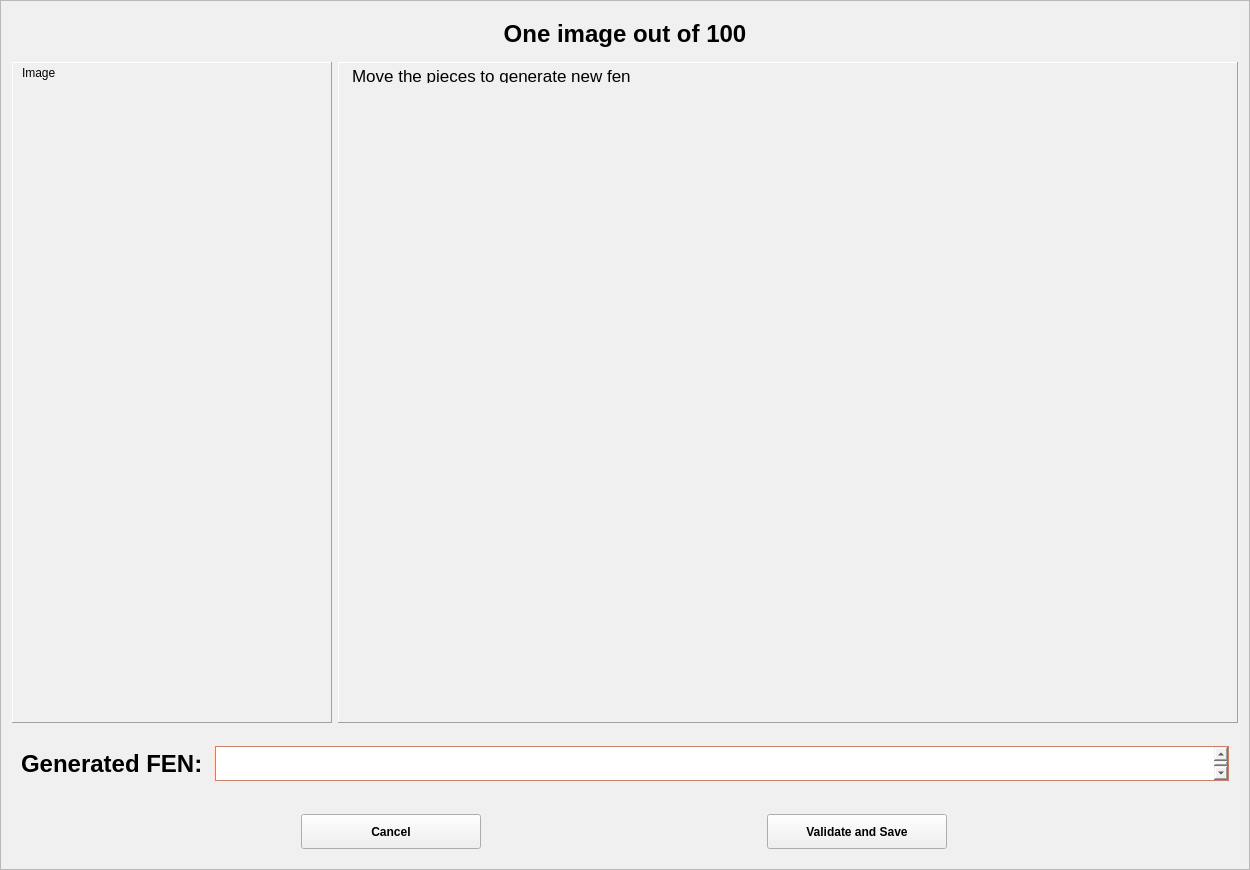
<?xml version="1.0" encoding="UTF-8"?>
<ui version="4.0">
 <class>ValidationWindow</class>
 <widget class="QWidget" name="ValidationWindow">
  <property name="geometry">
   <rect>
    <x>0</x>
    <y>0</y>
    <width>1250</width>
    <height>870</height>
   </rect>
  </property>
  <property name="font">
   <font>
    <family>Arial</family>
   </font>
  </property>
  <property name="windowTitle">
   <string>Form</string>
  </property>
  <layout class="QVBoxLayout" name="verticalLayout">
   <property name="spacing">
    <number>0</number>
   </property>
   <property name="leftMargin">
    <number>0</number>
   </property>
   <property name="topMargin">
    <number>0</number>
   </property>
   <property name="rightMargin">
    <number>0</number>
   </property>
   <property name="bottomMargin">
    <number>0</number>
   </property>
   <item>
    <widget class="QFrame" name="central_widget_frame">
     <property name="font">
      <font>
       <family>Arial</family>
      </font>
     </property>
     <property name="frameShape">
      <enum>QFrame::StyledPanel</enum>
     </property>
     <property name="frameShadow">
      <enum>QFrame::Raised</enum>
     </property>
     <layout class="QVBoxLayout" name="shadow_layout">
      <property name="spacing">
       <number>0</number>
      </property>
      <property name="leftMargin">
       <number>2</number>
      </property>
      <property name="topMargin">
       <number>2</number>
      </property>
      <property name="rightMargin">
       <number>2</number>
      </property>
      <property name="bottomMargin">
       <number>2</number>
      </property>
      <item>
       <widget class="QFrame" name="background_frame">
        <property name="font">
         <font>
          <family>Arial</family>
         </font>
        </property>
        <property name="styleSheet">
         <string notr="true">background-color: #f0f0f0;</string>
        </property>
        <property name="frameShape">
         <enum>QFrame::NoFrame</enum>
        </property>
        <property name="frameShadow">
         <enum>QFrame::Raised</enum>
        </property>
        <layout class="QVBoxLayout" name="verticalLayout_3">
         <property name="spacing">
          <number>0</number>
         </property>
         <property name="leftMargin">
          <number>0</number>
         </property>
         <property name="topMargin">
          <number>0</number>
         </property>
         <property name="rightMargin">
          <number>0</number>
         </property>
         <property name="bottomMargin">
          <number>0</number>
         </property>
         <item>
          <widget class="QFrame" name="content_frame">
           <property name="font">
            <font>
             <family>Arial</family>
            </font>
           </property>
           <property name="frameShape">
            <enum>QFrame::NoFrame</enum>
           </property>
           <property name="frameShadow">
            <enum>QFrame::Raised</enum>
           </property>
           <layout class="QVBoxLayout" name="verticalLayout_5">
            <item>
             <widget class="QFrame" name="frame">
              <property name="minimumSize">
               <size>
                <width>0</width>
                <height>0</height>
               </size>
              </property>
              <property name="font">
               <font>
                <family>Arial</family>
               </font>
              </property>
              <property name="frameShape">
               <enum>QFrame::NoFrame</enum>
              </property>
              <property name="frameShadow">
               <enum>QFrame::Raised</enum>
              </property>
              <layout class="QHBoxLayout" name="horizontalLayout_4">
               <property name="spacing">
                <number>0</number>
               </property>
               <property name="leftMargin">
                <number>0</number>
               </property>
               <property name="topMargin">
                <number>8</number>
               </property>
               <property name="rightMargin">
                <number>0</number>
               </property>
               <property name="bottomMargin">
                <number>8</number>
               </property>
               <item>
                <widget class="QLabel" name="count_images_label">
                 <property name="maximumSize">
                  <size>
                   <width>16777215</width>
                   <height>16777215</height>
                  </size>
                 </property>
                 <property name="font">
                  <font>
                   <family>Arial</family>
                   <pointsize>18</pointsize>
                   <italic>false</italic>
                   <bold>true</bold>
                  </font>
                 </property>
                 <property name="styleSheet">
                  <string notr="true">color: black;
</string>
                 </property>
                 <property name="text">
                  <string>One image out of 100</string>
                 </property>
                 <property name="alignment">
                  <set>Qt::AlignCenter</set>
                 </property>
                </widget>
               </item>
              </layout>
             </widget>
            </item>
            <item>
             <widget class="QFrame" name="image_board_frame">
              <property name="minimumSize">
               <size>
                <width>940</width>
                <height>370</height>
               </size>
              </property>
              <property name="font">
               <font>
                <family>Arial</family>
               </font>
              </property>
              <property name="frameShape">
               <enum>QFrame::NoFrame</enum>
              </property>
              <property name="frameShadow">
               <enum>QFrame::Sunken</enum>
              </property>
              <layout class="QHBoxLayout" name="horizontalLayout">
               <property name="spacing">
                <number>-1</number>
               </property>
               <property name="leftMargin">
                <number>0</number>
               </property>
               <property name="topMargin">
                <number>0</number>
               </property>
               <property name="rightMargin">
                <number>0</number>
               </property>
               <property name="bottomMargin">
                <number>0</number>
               </property>
               <item>
                <widget class="QFrame" name="image_frame">
                 <property name="minimumSize">
                  <size>
                   <width>0</width>
                   <height>350</height>
                  </size>
                 </property>
                 <property name="font">
                  <font>
                   <family>Arial</family>
                  </font>
                 </property>
                 <property name="frameShape">
                  <enum>QFrame::Panel</enum>
                 </property>
                 <property name="frameShadow">
                  <enum>QFrame::Raised</enum>
                 </property>
                 <layout class="QVBoxLayout" name="verticalLayout_2">
                  <property name="topMargin">
                   <number>0</number>
                  </property>
                  <item>
                   <widget class="QLabel" name="imge_label">
                    <property name="minimumSize">
                     <size>
                      <width>0</width>
                      <height>0</height>
                     </size>
                    </property>
                    <property name="maximumSize">
                     <size>
                      <width>16777215</width>
                      <height>20</height>
                     </size>
                    </property>
                    <property name="font">
                     <font>
                      <family>Arial</family>
                     </font>
                    </property>
                    <property name="styleSheet">
                     <string notr="true">color: black;</string>
                    </property>
                    <property name="lineWidth">
                     <number>1</number>
                    </property>
                    <property name="text">
                     <string>Image</string>
                    </property>
                    <property name="margin">
                     <number>0</number>
                    </property>
                   </widget>
                  </item>
                  <item>
                   <widget class="QLabel" name="chess_img_label">
                    <property name="minimumSize">
                     <size>
                      <width>300</width>
                      <height>300</height>
                     </size>
                    </property>
                    <property name="font">
                     <font>
                      <family>Arial</family>
                     </font>
                    </property>
                    <property name="styleSheet">
                     <string notr="true">margin-top: 20px;</string>
                    </property>
                    <property name="text">
                     <string/>
                    </property>
                   </widget>
                  </item>
                 </layout>
                </widget>
               </item>
               <item>
                <widget class="QFrame" name="board_frame">
                 <property name="minimumSize">
                  <size>
                   <width>0</width>
                   <height>350</height>
                  </size>
                 </property>
                 <property name="font">
                  <font>
                   <family>Arial</family>
                  </font>
                 </property>
                 <property name="frameShape">
                  <enum>QFrame::Panel</enum>
                 </property>
                 <property name="frameShadow">
                  <enum>QFrame::Raised</enum>
                 </property>
                 <layout class="QVBoxLayout" name="verticalLayout_4">
                  <property name="spacing">
                   <number>-1</number>
                  </property>
                  <property name="topMargin">
                   <number>0</number>
                  </property>
                  <item>
                   <widget class="QLabel" name="move_pieces_label">
                    <property name="maximumSize">
                     <size>
                      <width>16777215</width>
                      <height>25</height>
                     </size>
                    </property>
                    <property name="font">
                     <font>
                      <family>Arial</family>
                      <pointsize>13</pointsize>
                     </font>
                    </property>
                    <property name="styleSheet">
                     <string notr="true">color: black;
margin-bottom: 5px;
padding-top: 5px;</string>
                    </property>
                    <property name="text">
                     <string>Move the pieces to generate new fen</string>
                    </property>
                   </widget>
                  </item>
                  <item>
                   <widget class="QGraphicsView" name="chess_graphic_view">
                    <property name="minimumSize">
                     <size>
                      <width>300</width>
                      <height>300</height>
                     </size>
                    </property>
                    <property name="font">
                     <font>
                      <family>Arial</family>
                     </font>
                    </property>
                    <property name="frameShape">
                     <enum>QFrame::NoFrame</enum>
                    </property>
                   </widget>
                  </item>
                 </layout>
                </widget>
               </item>
              </layout>
             </widget>
            </item>
            <item>
             <widget class="QFrame" name="generated_fen_frame">
              <property name="maximumSize">
               <size>
                <width>16777215</width>
                <height>70</height>
               </size>
              </property>
              <property name="font">
               <font>
                <family>Arial</family>
               </font>
              </property>
              <property name="frameShape">
               <enum>QFrame::NoFrame</enum>
              </property>
              <property name="frameShadow">
               <enum>QFrame::Raised</enum>
              </property>
              <layout class="QHBoxLayout" name="horizontalLayout_2">
               <property name="topMargin">
                <number>0</number>
               </property>
               <property name="bottomMargin">
                <number>0</number>
               </property>
               <item>
                <widget class="QLabel" name="generated_fen_label">
                 <property name="font">
                  <font>
                   <family>Arial</family>
                   <pointsize>18</pointsize>
                   <bold>true</bold>
                  </font>
                 </property>
                 <property name="styleSheet">
                  <string notr="true">color: black;</string>
                 </property>
                 <property name="text">
                  <string>Generated FEN: </string>
                 </property>
                </widget>
               </item>
               <item>
                <widget class="QTextEdit" name="generated_fen_text_edit">
                 <property name="maximumSize">
                  <size>
                   <width>16777215</width>
                   <height>35</height>
                  </size>
                 </property>
                 <property name="font">
                  <font>
                   <family>Arial</family>
                   <pointsize>18</pointsize>
                  </font>
                 </property>
                 <property name="styleSheet">
                  <string notr="true">background-color: white;
border: 1px solid #ff6e40;
color: black;
text-align: center;</string>
                 </property>
                </widget>
               </item>
              </layout>
             </widget>
            </item>
            <item>
             <widget class="QFrame" name="btns_frame">
              <property name="maximumSize">
               <size>
                <width>16777215</width>
                <height>70</height>
               </size>
              </property>
              <property name="font">
               <font>
                <family>Arial</family>
               </font>
              </property>
              <property name="frameShape">
               <enum>QFrame::NoFrame</enum>
              </property>
              <property name="frameShadow">
               <enum>QFrame::Raised</enum>
              </property>
              <layout class="QHBoxLayout" name="horizontalLayout_3">
               <item>
                <widget class="QPushButton" name="cancel_validation_btn">
                 <property name="minimumSize">
                  <size>
                   <width>180</width>
                   <height>35</height>
                  </size>
                 </property>
                 <property name="maximumSize">
                  <size>
                   <width>160</width>
                   <height>16777215</height>
                  </size>
                 </property>
                 <property name="font">
                  <font>
                   <family>Arial</family>
                   <bold>true</bold>
                  </font>
                 </property>
                 <property name="styleSheet">
                  <string notr="true">QPushButton{
	background-color : #343a40;
	color: white;
}
QPushButton::hover {background-color : #5a6268};</string>
                 </property>
                 <property name="text">
                  <string>Cancel</string>
                 </property>
                 <property name="icon">
                  <iconset resource="../resource.qrc">
                   <normaloff>:/assets/icons/cancel.png</normaloff>:/assets/icons/cancel.png</iconset>
                 </property>
                 <property name="iconSize">
                  <size>
                   <width>18</width>
                   <height>18</height>
                  </size>
                 </property>
                </widget>
               </item>
               <item>
                <widget class="QPushButton" name="save_validation_btn">
                 <property name="minimumSize">
                  <size>
                   <width>180</width>
                   <height>35</height>
                  </size>
                 </property>
                 <property name="maximumSize">
                  <size>
                   <width>160</width>
                   <height>16777215</height>
                  </size>
                 </property>
                 <property name="font">
                  <font>
                   <family>Arial</family>
                   <bold>true</bold>
                  </font>
                 </property>
                 <property name="styleSheet">
                  <string notr="true">QPushButton{
	background-color : #ff6e40;
	color: white;
}
QPushButton::hover {background-color : #ffc13b};</string>
                 </property>
                 <property name="text">
                  <string>Validate and Save</string>
                 </property>
                 <property name="icon">
                  <iconset resource="../resource.qrc">
                   <normaloff>:/assets/icons/save.png</normaloff>:/assets/icons/save.png</iconset>
                 </property>
                 <property name="iconSize">
                  <size>
                   <width>18</width>
                   <height>18</height>
                  </size>
                 </property>
                </widget>
               </item>
              </layout>
             </widget>
            </item>
           </layout>
          </widget>
         </item>
        </layout>
       </widget>
      </item>
     </layout>
    </widget>
   </item>
  </layout>
 </widget>
 <resources>
  <include location="../resource.qrc"/>
 </resources>
 <connections/>
</ui>
